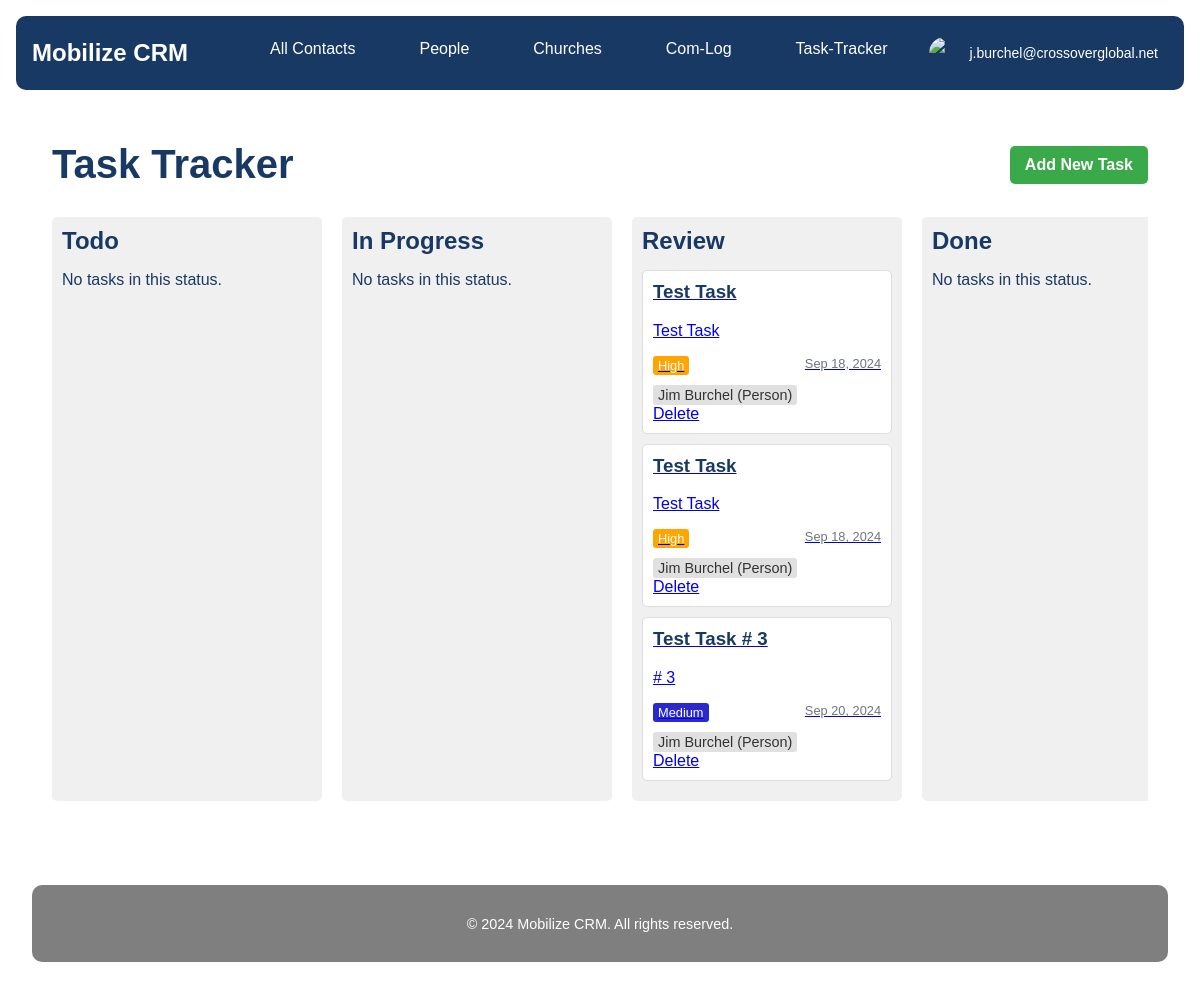
Page /task-tracker/ (signed in) on the earlier database version.
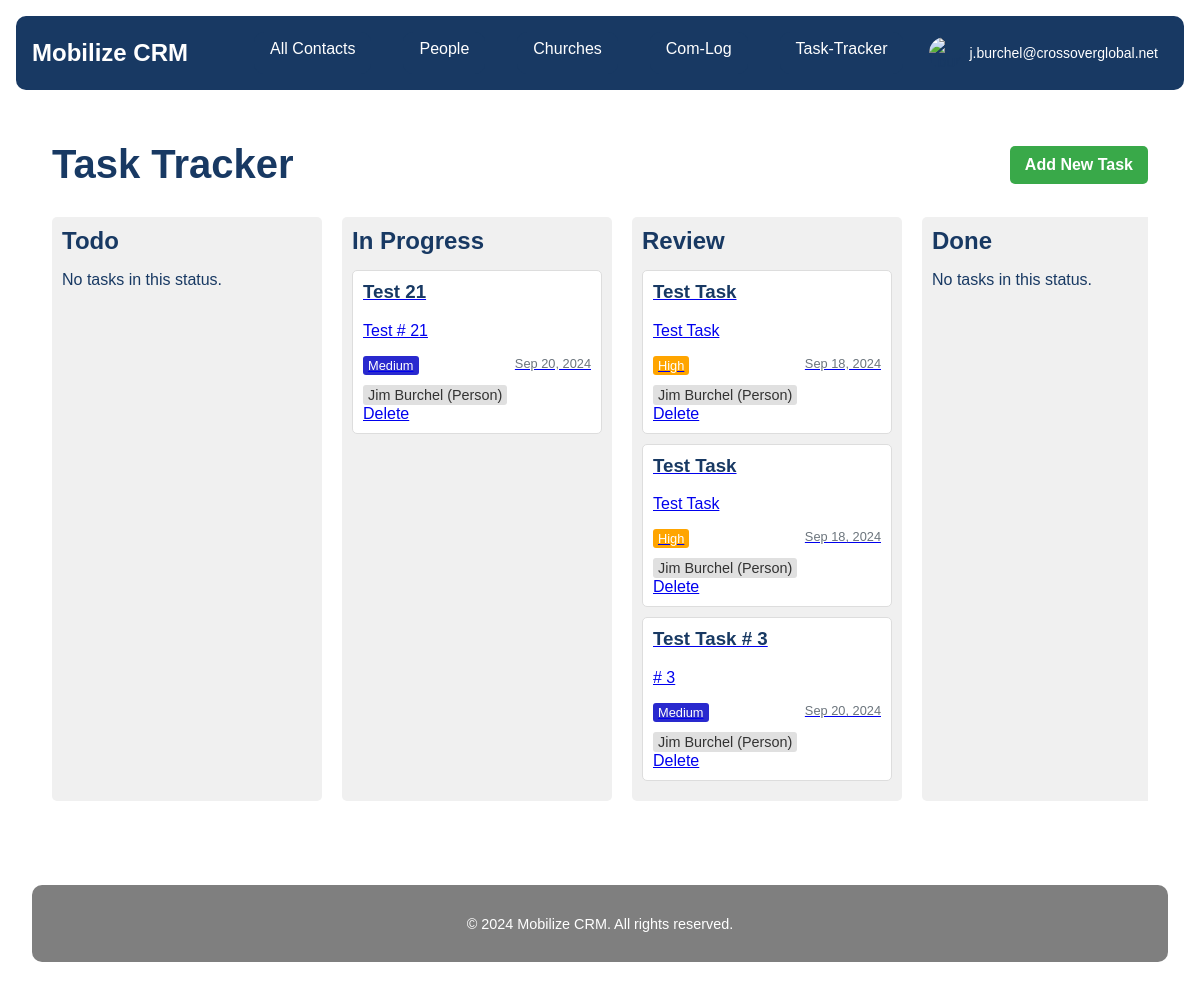
Same page on the later database version.
### task_tracker/models.py (models this page shows, shortened)
class Task(models.Model):
    STATUS_CHOICES = [
        ('todo', 'To Do'),
        ('in progress', 'In Progress'),
        ('review', 'Review'),
        ('done', 'Done'),
    ]
    PRIORITY_CHOICES = [
        ('low', 'Low'),
        ('medium', 'Medium'),
        ('high', 'High'),
        ('urgent', 'Urgent'),
    ]
    REMINDER_CHOICES = [
        ('15_min', '15 minutes before'),
        ('30_min', '30 minutes before'),
        ('1_hour', '1 hour before'),
        ('2_hours', '2 hours before'),
        ('1_day', '1 day before'),
        ('1_week', '1 week before'),
        ('custom', 'Custom'),
    ]
    title = models.CharField(max_length=200)
    description = models.TextField(blank=True)
    status = models.CharField(max_length=20, choices=STATUS_CHOICES, default='todo')
    priority = models.CharField(max_length=20, choices=PRIORITY_CHOICES, default='medium')
    assigned_to = models.ForeignKey(User, on_delete=models.SET_NULL, null=True, blank=True, related_name='assigned_tasks')
    created_by = models.ForeignKey(User, on_delete=models.CASCADE, related_name='created_tasks')
    created_at = models.DateTimeField(auto_now_add=True)
    updated_at = models.DateTimeField(auto_now=True)
    due_date = models.DateTimeField(default=timezone.now, null=True, blank=True)
    contact = models.ForeignKey(Contact, on_delete=models.SET_NULL, null=True, blank=True, related_name='tasks')
    google_calendar_event_id = models.CharField(max_length=255, blank=True, null=True)
    reminder = models.CharField(max_length=20, choices=REMINDER_CHOICES, default='30_min')
    custom_reminder = models.IntegerField(null=True, blank=True, help_text="Custom reminder time in minutes")
    class Meta:
        ordering = ['-created_at']

### contacts/models.py (models this page shows, shortened)
class Contact(models.Model):
    STATE = (
        ('al', 'AL'), ('ak', 'AK'), ('az', 'AZ'), ('ar', 'AR'), ('ca', 'CA'),('co', 'CO'),('ct', 'CT'),('de', 'DE'), ('fl', 'FL'), ('ga', 'GA'),
        ('hi', 'HI'), ('id', 'ID'), ('il', 'IL'), ('in', 'IN'), ('ia', 'IA'), ('ks', 'KS'), ('ky', 'KY'), ('la', 'LA'), ('me', 'ME'),
        ('md', 'MD'), ('ma', 'MA'), ('mi', 'MI'), ('mn', 'MN'), ('ms', 'MS'), ('mo', 'MO'), ('mt', 'MT'), ('ne', 'NE'), ('nv', 'NV'),
        ('nh', 'NH'), ('nj', 'NJ'), ('nm', 'NM'), ('ny', 'NY'), ('nc', 'NC'), ('nd', 'ND'), ('oh', 'OH'), ('ok', 'OK'), ('or', 'OR'),
        ('pa', 'PA'), ('ri', 'RI'), ('sc', 'SC'), ('sd', 'SD'), ('tn', 'TN'), ('tx', 'TX'), ('ut', 'UT'), ('vt', 'VT'), ('va', 'VA'),
        ('wa', 'WA'), ('wv', 'WV'), ('wi', 'WI'), ('wy', 'WY'),('dc', 'DC')
    )
    PREFERRED_CONTACT_METHODS = (
        ('email', 'Email'),('phone', 'Phone'),('text', 'Text'),('Facebook Messanger',
        'Facebook Messanger'),('whatsapp', 'Whatsapp'),('groupme', 'Groupme'),('signal', 'Signal'),('other', 'Other')
    )
    church_name = models.CharField(max_length=100, null=True, blank=True)
    first_name = models.CharField(max_length=100)
    last_name = models.CharField(max_length=100)
    image = models.ImageField(upload_to=get_image_path, null=True, blank=True)
    preferred_contact_method = models.CharField(max_length=100, choices=PREFERRED_CONTACT_METHODS)
    phone = models.CharField(max_length=50)
    email = models.EmailField()
    street_address = models.CharField(max_length=200, null=True, blank=True)
    city = models.CharField(max_length=100, null=True, blank=True)
    state = models.CharField(max_length=2, choices=STATE, null=True, blank=True)
    zip_code = models.CharField(max_length=10, null=True, blank=True)
    initial_notes = models.TextField(null=True, blank=True)
    date_created = models.DateField(auto_now_add=True,null=True, blank=True)
    date_modified = models.DateField(auto_now=True,null=True, blank=True)
    com_log = GenericRelation(ComLog)

### task_tracker/views.py (the view)
# urls.py: path('', views.TaskListView.as_view(), name='task_list'),
@method_decorator(login_required, name='dispatch')
class TaskListView(ListView):
    model = Task
    template_name = 'task_tracker/task_list.html'
    context_object_name = 'tasks'
    def get_context_data(self, **kwargs):
        context = super().get_context_data(**kwargs)
        context['task_statuses'] = {
            'todo': Task.objects.filter(status='todo').order_by('due_date'),
            'in progress': Task.objects.filter(status='in progress').order_by('due_date'),
            'review': Task.objects.filter(status='review').order_by('due_date'),
            'done': Task.objects.filter(status='done').order_by('due_date')
        }
        return context

### task_tracker/templates/task_tracker/task_list.html (shortened to what this page needs)
{% extends 'core/base.html' %}
{% load static %}
{% block extra_css %}
<link rel="stylesheet" href="{% static 'css/task_list.css' %}">
{% endblock %}
{% block content %}
<div class="container task-tracker-container">
    <div class="task-header">
        <h1 id="task-tracker" class="task-title">Task Tracker</h1>
        <a href="{% url 'task_tracker:task_create' %}" class="btn btn-primary">Add New Task</a>
    </div>
    <div class="task-board">
        {% for status, tasks in task_statuses.items %}
        <div class="task-column">
            <h2>{{ status|title }}</h2>
            <div id="{{ status }}" class="task-list">
                {% for task in tasks %}
                <div class="task-card" draggable="true" data-task-id="{{ task.id }}">
                    <a href="{% url 'task_tracker:task_update' task.id %}">
                        <h3>{{ task.title }}</h3>
                        <p>{{ task.description|truncatewords:20 }}</p>
                        <div class="task-meta">
                            <span class="priority {{ task.priority }}">{{ task.get_priority_display }}</span>
                            <span class="due-date">{{ task.due_date|date:"M d, Y" }}</span>
                        </div>
                        {% if task.contact %}
                        <div class="task-contact">
                            {% if task.contact.church %}
                            <a href="{% url 'contacts:church_detail' task.contact.church.id %}" class="contact-link">
                                {{ task.contact.church.church_name }} (Church)
                            </a>
                            {% elif task.contact.people %}
                            <a href="{% url 'contacts:person_detail' task.contact.people.id %}" class="contact-link">
                                {{ task.contact.people.first_name }} {{ task.contact.people.last_name }} (Person)
                            </a>
                            {% else %}
                            <span class="contact-link">{{ task.contact }} (Unknown type)</span>
                            {% endif %}
                        </div>
                        {% endif %}
                    </a>
                    <a href="{% url 'task_tracker:task_delete' task.id %}" class="task-delete-link">Delete</a>
                </div>
                {% empty %}
                <p class="no-tasks-message">No tasks in this status.</p>
                {% endfor %}
            </div>
        </div>
        {% endfor %}
    </div>
</div>
{% endblock %}

Differences in the rows shown:
added Task: title "Test 21", description "Test # 21", priority "Medium", due_date "Sep 20, 2024", contact.people.first_name "Jim", contact.people.last_name "Burchel", shown under "In Progress"
Other differences:
list line gone: "No tasks in this status."
